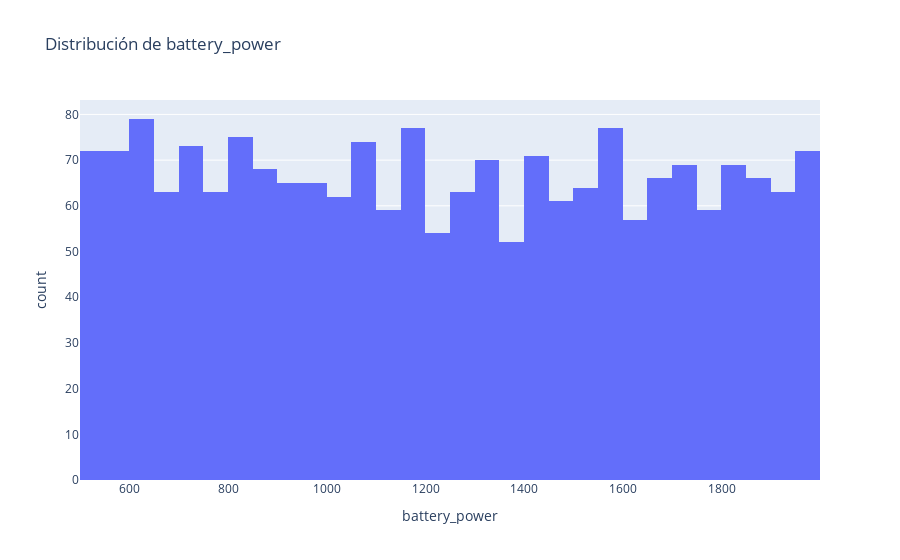
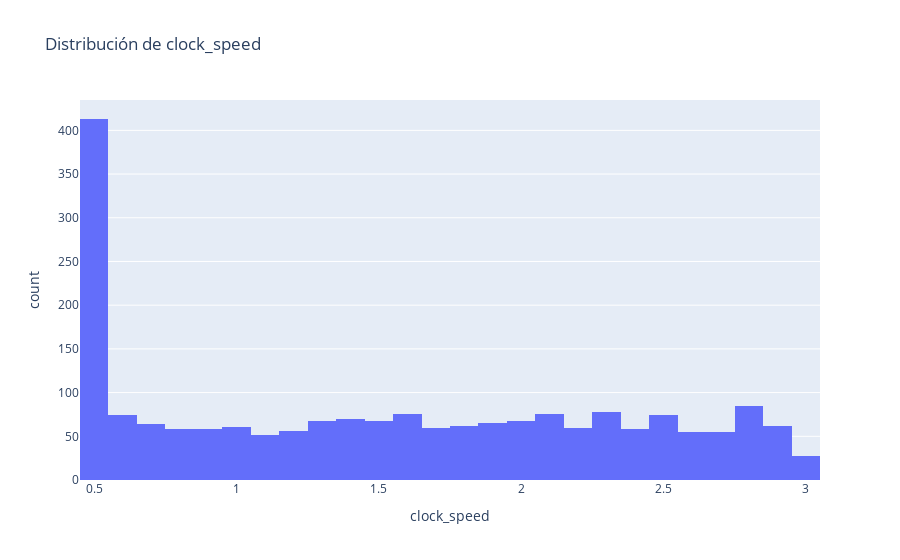
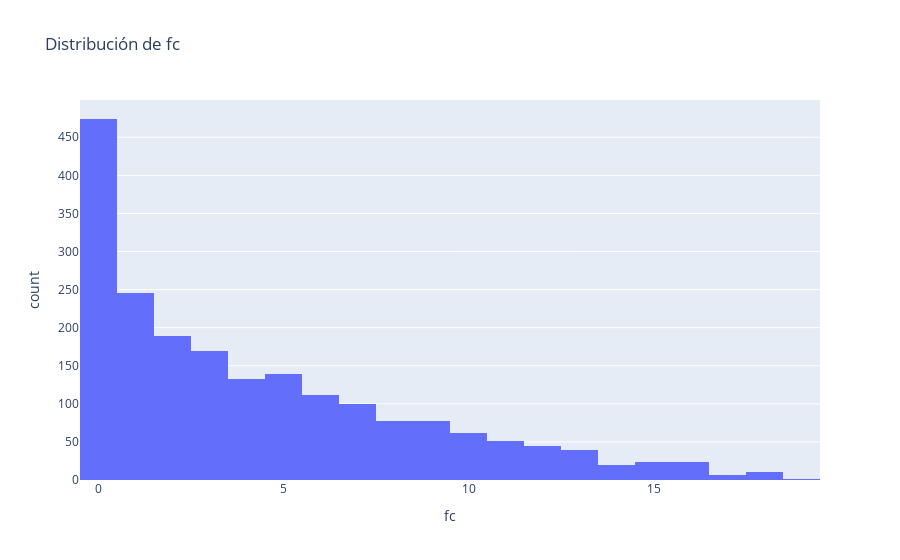
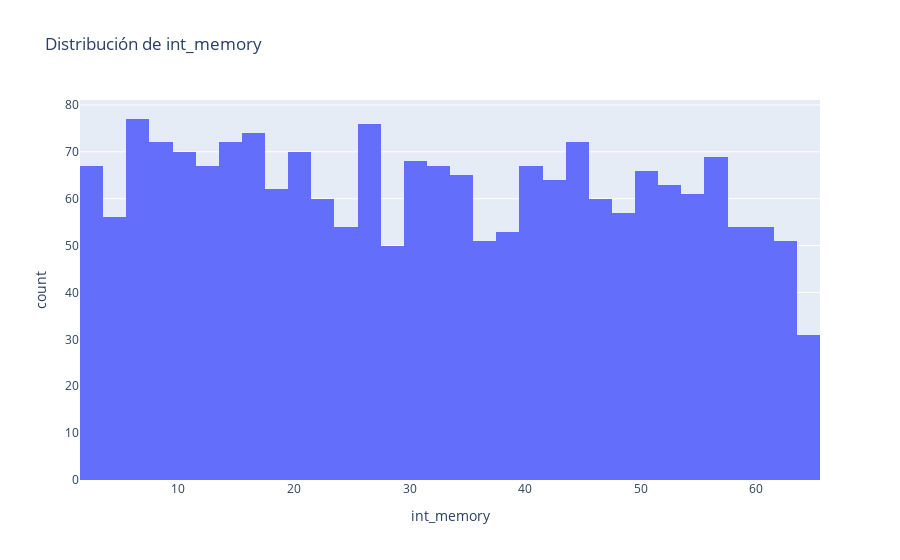

Notebook code for these charts, in order:
### Code cell
for var in variables_numericas:
    # Crear el histograma
    fig = px.histogram(df, x=var, title=f'Distribución de {var}')
    
    # Mostrar el gráfico
    fig.show()

### Figure 1 — Plotly figure (JSON) as saved in the notebook; plotly's stock layout.template omitted (floating-point values rounded to 4 significant figures; data arrays with more than 128 entries replaced by an {"elided": "..."} marker saying what was removed)
{"data": [{"alignmentgroup": "True", "bingroup": "x", "hovertemplate": "battery_power=%{x}<br>count=%{y}<extra></extra>", "legendgroup": "", "marker": {"color": "#636efa", "pattern": {"shape": ""}}, "name": "", "offsetgroup": "", "orientation": "v", "showlegend": false, "type": "histogram", "x": {"elided": "2000 int values"}, "xaxis": "x", "yaxis": "y"}], "layout": {"barmode": "relative", "legend": {"tracegroupgap": 0}, "title": {"text": "Distribución de battery_power"}, "xaxis": {"anchor": "y", "domain": [0, 1], "title": {"text": "battery_power"}}, "yaxis": {"anchor": "x", "domain": [0, 1], "title": {"text": "count"}}}}

### Figure 2 — Plotly figure (JSON) as saved in the notebook; plotly's stock layout.template omitted (floating-point values rounded to 4 significant figures; data arrays with more than 128 entries replaced by an {"elided": "..."} marker saying what was removed)
{"data": [{"alignmentgroup": "True", "bingroup": "x", "hovertemplate": "clock_speed=%{x}<br>count=%{y}<extra></extra>", "legendgroup": "", "marker": {"color": "#636efa", "pattern": {"shape": ""}}, "name": "", "offsetgroup": "", "orientation": "v", "showlegend": false, "type": "histogram", "x": {"elided": "2000 float values"}, "xaxis": "x", "yaxis": "y"}], "layout": {"barmode": "relative", "legend": {"tracegroupgap": 0}, "title": {"text": "Distribución de clock_speed"}, "xaxis": {"anchor": "y", "domain": [0, 1], "title": {"text": "clock_speed"}}, "yaxis": {"anchor": "x", "domain": [0, 1], "title": {"text": "count"}}}}

### Figure 3 — Plotly figure (JSON) as saved in the notebook; plotly's stock layout.template omitted (floating-point values rounded to 4 significant figures; data arrays with more than 128 entries replaced by an {"elided": "..."} marker saying what was removed)
{"data": [{"alignmentgroup": "True", "bingroup": "x", "hovertemplate": "fc=%{x}<br>count=%{y}<extra></extra>", "legendgroup": "", "marker": {"color": "#636efa", "pattern": {"shape": ""}}, "name": "", "offsetgroup": "", "orientation": "v", "showlegend": false, "type": "histogram", "x": {"elided": "2000 int values"}, "xaxis": "x", "yaxis": "y"}], "layout": {"barmode": "relative", "legend": {"tracegroupgap": 0}, "title": {"text": "Distribución de fc"}, "xaxis": {"anchor": "y", "domain": [0, 1], "title": {"text": "fc"}}, "yaxis": {"anchor": "x", "domain": [0, 1], "title": {"text": "count"}}}}

### Figure 4 — Plotly figure (JSON) as saved in the notebook; plotly's stock layout.template omitted (floating-point values rounded to 4 significant figures; data arrays with more than 128 entries replaced by an {"elided": "..."} marker saying what was removed)
{"data": [{"alignmentgroup": "True", "bingroup": "x", "hovertemplate": "int_memory=%{x}<br>count=%{y}<extra></extra>", "legendgroup": "", "marker": {"color": "#636efa", "pattern": {"shape": ""}}, "name": "", "offsetgroup": "", "orientation": "v", "showlegend": false, "type": "histogram", "x": {"elided": "2000 int values"}, "xaxis": "x", "yaxis": "y"}], "layout": {"barmode": "relative", "legend": {"tracegroupgap": 0}, "title": {"text": "Distribución de int_memory"}, "xaxis": {"anchor": "y", "domain": [0, 1], "title": {"text": "int_memory"}}, "yaxis": {"anchor": "x", "domain": [0, 1], "title": {"text": "count"}}}}
